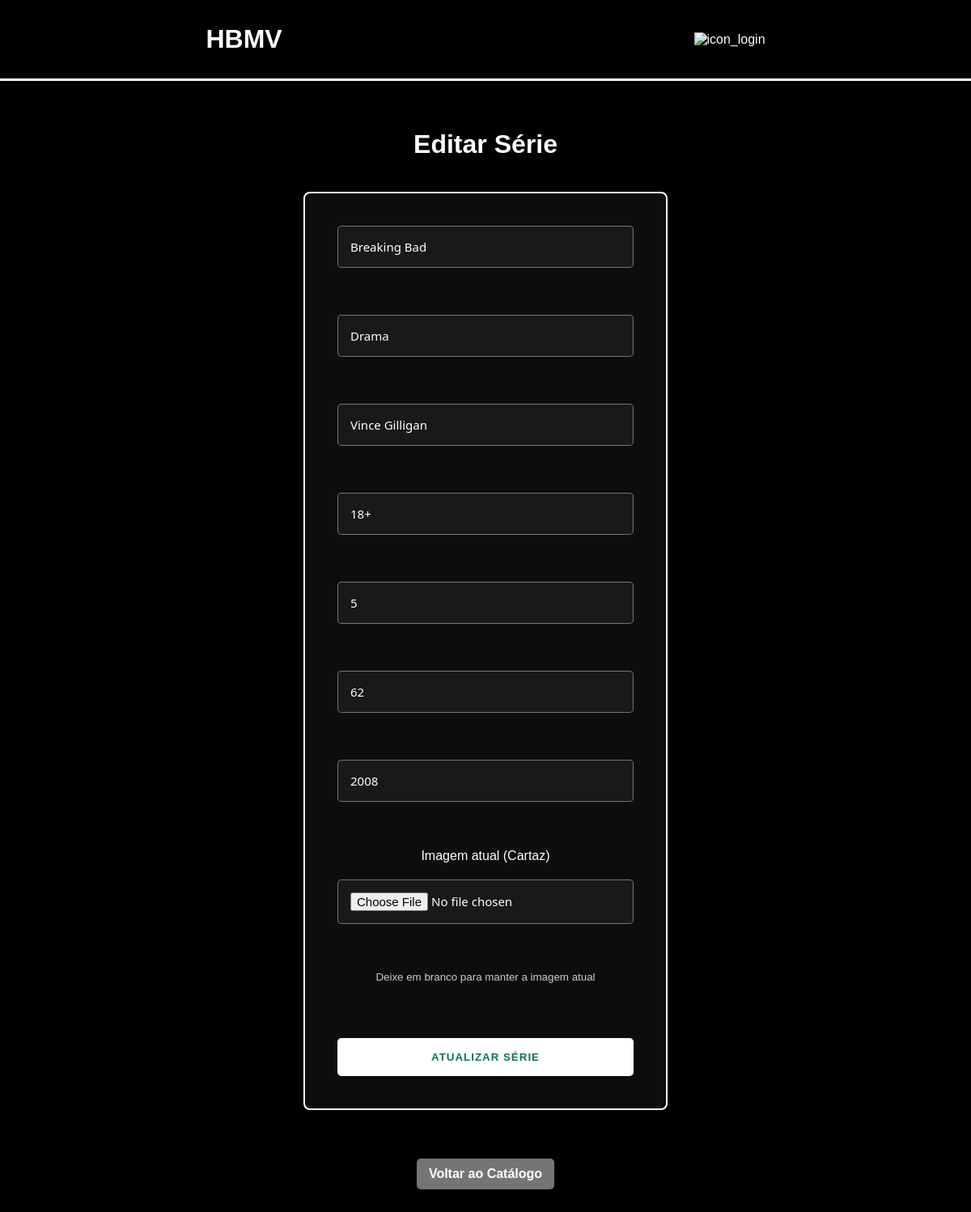
/editar_serie.php?id=1, run on the app's committed database.
### tables this page shows
CREATE TABLE Serie(
    id_serie INT AUTO_INCREMENT PRIMARY KEY,
    titulo_serie VARCHAR(120) NOT NULL,
    genero VARCHAR(120) NOT NULL,
    temporadas INT(3) NOT NULL,
    episodios INT(6) NOT NULL,
    diretor VARCHAR(120) NULL,
    class_indicativa VARCHAR(6) NOT NULL,
    data_lancamento INT(4) NOT NULL,
    cartaz LONGBLOB NULL,
    cartaz_tipo VARCHAR(50) NULL  
);

### database.php (called while the page is built)
<?php
class Database {
    private static $pdo = null;
    public static function conectar() {
        if (self::$pdo == null) {
            try {
                self::$pdo = new PDO("mysql:host=localhost;dbname=HBMV", "root", "");
                self::$pdo->setAttribute(PDO::ATTR_ERRMODE, PDO::ERRMODE_EXCEPTION);
            } catch (PDOException $e) {
                die("Erro na conexão: " . $e->getMessage());
            }
        }
        return self::$pdo;
    }
}

### app/SerieRepository.php (called while the page is built, shortened)
<?php
require_once dirname(__DIR__) . '/database.php';
class SerieRepository {
    private $db;
    public function __construct() {
        $this->db = Database::conectar();
    }
    public function listarSeries() {
        $stmt = $this->db->query("SELECT * FROM Serie");
        return $stmt->fetchAll(PDO::FETCH_ASSOC);
    }
}

### editar_serie.php (the view, shortened to what this page needs)
<?php
require_once __DIR__ . '/app/SerieRepository.php';
require_once __DIR__ . '/database.php';
$id_serie = intval($_GET['id']);
$repo = new SerieRepository();
$series = $repo->listarSeries();
$serie = null;
foreach ($series as $s) {
    if ($s['id_serie'] == $id_serie) {
        $serie = $s;
        break;
    }
}
?>
<!DOCTYPE html>
<html lang="pt-BR">
<head>
    <link rel="stylesheet" href="assets/style.css">
</head>
<body>
    <header>
        <div class="ld_esq"><h1>HBMV</h1></div>
        <div class="ld_dir"><img src="" alt="icon_login"></div>
    </header>
    <main>
        <h1>Editar Série</h1>
        <form action="controllers/atualizar.php" method="POST" class="container_form" enctype="multipart/form-data">
            <input type="text" name="titulo" placeholder="Título da Série" value="<?php echo htmlspecialchars($serie['titulo_serie']); ?>" required maxlength="255"><br>
            <input type="text" name="genero" placeholder="Gênero" value="<?php echo htmlspecialchars($serie['genero']); ?>" maxlength="100"><br>
            <input type="text" name="diretor" placeholder="Diretor" value="<?php echo htmlspecialchars($serie['diretor']); ?>" maxlength="255"><br>
            <input type="text" name="classificacao" placeholder="Classificação (ex: 14+)" value="<?php echo htmlspecialchars($serie['class_indicativa']); ?>" maxlength="20"><br>
            <input type="number" name="temporadas" placeholder="Número de Temporadas" value="<?php echo htmlspecialchars($serie['temporadas']); ?>" min="1" max="999"><br>
            <input type="number" name="episodios" placeholder="Número de Episódios" value="<?php echo htmlspecialchars($serie['episodios']); ?>" min="1" max="9999"><br>
            <input type="number" name="data_lancamento" placeholder="Data de Lançamento" value="<?php echo htmlspecialchars($serie['data_lancamento']); ?>" min="1800" max="2100"><br>
            <label>Imagem atual (Cartaz)</label>
            <input type="file" name="cartaz" accept="image/*"><br>
            <small style="color: #ccc;">Deixe em branco para manter a imagem atual</small><br>
            <button type="submit">Atualizar Série</button>
        </form>
        <a href="index.php" class="btn_voltar">Voltar ao Catálogo</a>
    </main>
</body>
</html>

### assets/style.css (style rules this page uses)
* { margin: 0; padding: 0; box-sizing: border-box; font-family: Arial, Helvetica, sans-serif; }
body { background-color: black; color: white; display: flex; flex-direction: column; justify-content: center; align-items: center; font-family: Arial, Helvetica, sans-serif; }
header { height: 100px; width: 100%; display: flex; align-items: center; justify-content: space-around; border-bottom: 3px solid white; margin-bottom: 10px; }
main { text-align: center; margin: 50px; }
.container_form { background-color: rgba(255, 255, 255, 0.05); border: 2px solid white; border-radius: 8px; padding: 40px; width: 450px; margin: 40px auto; display: flex; flex-direction: column; gap: 20px; box-shadow: 0 10px 30px rgba(0, 0, 0, 0.2); }
.container_form input { background-color: rgba(255, 255, 255, 0.05) !important; border: 1px solid rgba(255, 255, 255, 0.4) !important; border-radius: 5px !important; padding: 15px !important; color: white !important; outline: none !important; font-size: 15px !important; font-family: 'Segoe UI', Tahoma, Geneva, Verdana, sans-serif !important; transition: all 0.3s ease-in-out !important; }
.container_form input::placeholder { color: rgba(255, 255, 255, 0.5) !important; text-transform: uppercase !important; font-size: 12px !important; letter-spacing: 1px !important; }
.container_form button { background-color: white; color: rgb(13, 114, 84); border: none; border-radius: 5px; padding: 16px; font-weight: 700; text-transform: uppercase; letter-spacing: 1px; cursor: pointer; transition: all 0.3s transition; margin-top: 10px; }
.btn_voltar { background-color: #757575; color: white; padding: 10px 15px; border-radius: 5px; text-decoration: none; font-weight: bold; display: inline-block; margin-top: 20px; transition: background-color 0.3s ease; }

### data on the page
serie: titulo "Breaking Bad", genero "Drama", diretor "Vince Gilligan", classificacao "18+", temporadas "5", episodios "62", data_lancamento "2008"
